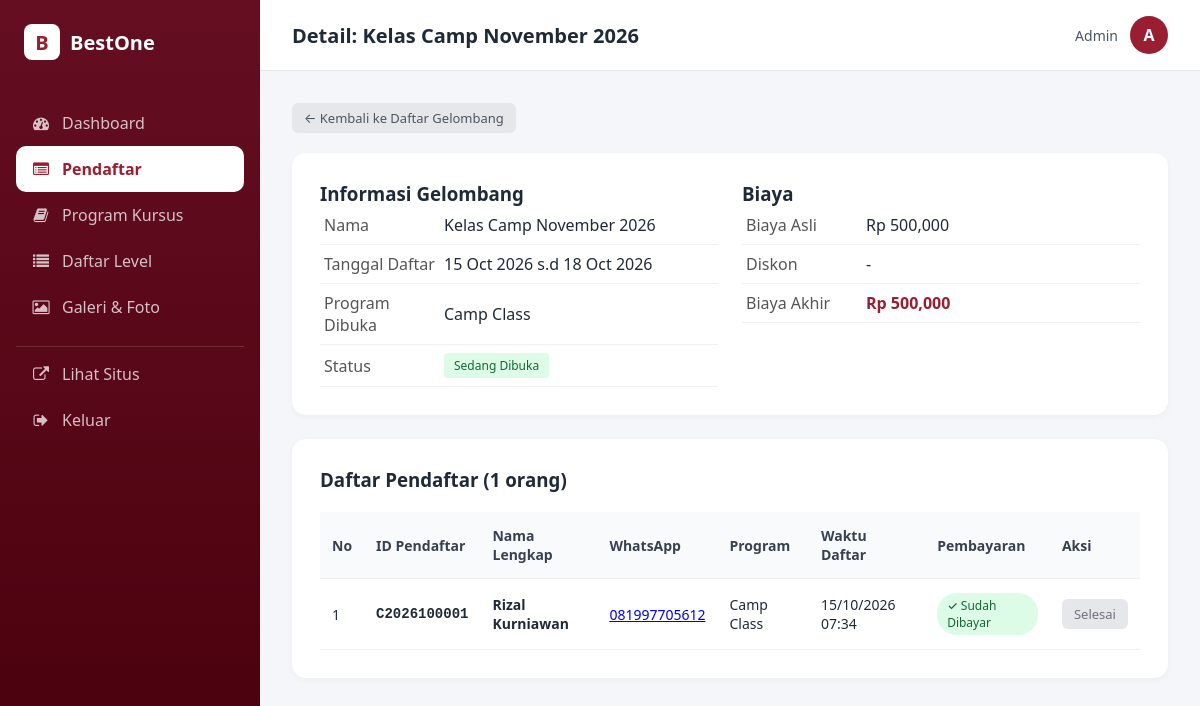
/admin/pendaftar/detail/2 (signed in), run on the app's committed database.
### models/database.py (models this page shows, shortened)
class Periode(db.Model):
    __tablename__ = 'periode'
    id = db.Column(db.Integer, primary_key=True)
    nama = db.Column(db.String(100), nullable=False)
    mulai = db.Column(db.DateTime)
    selesai = db.Column(db.DateTime)
    kelas_mulai = db.Column(db.DateTime)
    program_dibuka = db.Column(db.String(255))
    level_dibuka = db.Column(db.Text, nullable=True)
    biaya = db.Column(db.Integer)
    diskon = db.Column(db.Integer)
    link_grup_wa = db.Column(db.String(255))
    dibuat_pada = db.Column(db.DateTime, default=db.func.now())
    pendaftar = db.relationship('Pendaftar', backref='periode', lazy=True, cascade='all, delete-orphan')
    @property
    def biaya_akhir(self):
        if not self.biaya:
            return 0
        if not self.diskon:
            return self.biaya
        return int(self.biaya * (100 - self.diskon) / 100)
    @property
    def sedang_aktif(self):
        from datetime import datetime
        sekarang = datetime.now()
        if self.mulai and self.selesai:
            return self.mulai <= sekarang <= self.selesai
        if self.mulai:
            return sekarang >= self.mulai
        if self.selesai:
            return sekarang <= self.selesai
        return False

class Pendaftar(db.Model):
    __tablename__ = 'pendaftar'
    id = db.Column(db.Integer, primary_key=True)
    periode_id = db.Column(db.Integer, db.ForeignKey('periode.id'), nullable=False)
    nama = db.Column(db.String(100), nullable=False)
    whatsapp = db.Column(db.String(20))
    program = db.Column(db.String(100))
    level = db.Column(db.String(20), nullable=True)
    email = db.Column(db.String(100), nullable=True)
    alamat = db.Column(db.Text, nullable=True)
    jenis_kelamin = db.Column(db.String(10))
    tempat_lahir = db.Column(db.String(100))
    tanggal_lahir = db.Column(db.Date)
    nomor_identitas = db.Column(db.String(50))
    telepon = db.Column(db.String(20))
    provinsi = db.Column(db.String(100))
    kabupaten = db.Column(db.String(100))
    kecamatan = db.Column(db.String(100))
    kelurahan = db.Column(db.String(100))
    pendidikan = db.Column(db.String(50))
    tujuan_belajar = db.Column(db.String(50))
    sumber_info = db.Column(db.String(50))
    catatan = db.Column(db.Text, nullable=True)
    waktu_daftar = db.Column(db.DateTime, default=db.func.now())
    status = db.Column(db.String(20), default='Baru')
    id_pendaftar = db.Column(db.String(20), unique=True)
    sudah_bayar = db.Column(db.Boolean, default=False)

### routes/admin/pendaftar.py (the view)
@pendaftar_bp.route('/pendaftar/detail/<int:periode_id>')
def detail(periode_id):
    cek = cek_login()
    if cek: return cek
    periode = Periode.query.get_or_404(periode_id)
    daftar_pendaftar = Pendaftar.query.filter_by(periode_id=periode.id).order_by(Pendaftar.waktu_daftar.desc()).all()
    return render_template('admin/detail_pendaftar.html',
        halaman='pendaftar',
        periode=periode,
        daftar_pendaftar=daftar_pendaftar
    )

### app.py (called while the page is built)
@app.before_request
def force_https():
    if request.headers.get("X-Forwarded-Proto") == "https":
        request.environ["wsgi.url_scheme"] = "https"

### routes/admin/pendaftar.py (called while the page is built)
def cek_login():
    if not session.get('admin_logged_in'):
        return redirect(url_for('login.login'))

### templates/admin/detail_pendaftar.html (shortened to what this page needs)
{% extends "admin/base_admin.html" %}
{% block judul_halaman %}Detail: {{ periode.nama }}{% endblock %}
{% block isi %}
<div class="bar-atas">
  <a href="{{ url_for('admin_pendaftar.pendaftar') }}" class="btn-sm btn-abu">← Kembali ke Daftar Gelombang</a>
</div>
<div class="kartu-biasa mb-6">
  <div class="grid md:grid-cols-2 gap-6">
    <div>
      <h3 class="text-lg font-semibold mb-3">Informasi Gelombang</h3>
      <table class="tabel-info">
        <tr><th>Nama</th><td>{{ periode.nama }}</td></tr>
        <tr><th>Tanggal Daftar</th><td>
          {% if periode.mulai and periode.selesai %}
            {{ periode.mulai.strftime('%d %b %Y') }} s.d {{ periode.selesai.strftime('%d %b %Y') }}
          {% else %}-{% endif %}
        </td></tr>
        <tr><th>Program Dibuka</th><td>{{ periode.program_dibuka }}</td></tr>
        <tr><th>Status</th><td>
          {% if periode.sedang_aktif %}
            <span class="label-status aktif">Sedang Dibuka</span>
          {% else %}
            <span class="label-status tutup">Tertutup / Belum Mulai</span>
          {% endif %}
        </td></tr>
      </table>
    </div>
    <div>
      <h3 class="text-lg font-semibold mb-3">Biaya</h3>
      <table class="tabel-info">
        <tr><th>Biaya Asli</th><td>Rp {{ "{:,}".format(periode.biaya or 0) }}</td></tr>
        <tr><th>Diskon</th><td>{% if periode.diskon %}{{ periode.diskon }}%{% else %}-{% endif %}</td></tr>
        <tr class="baris-total"><th>Biaya Akhir</th><td><strong>Rp {{ "{:,}".format(periode.biaya_akhir) }}</strong></td></tr>
      </table>
    </div>
  </div>
</div>
<div class="kartu-biasa">
  <div class="baris-atas mb-4">
    <h3 class="text-lg font-semibold">Daftar Pendaftar ({{ daftar_pendaftar|length }} orang)</h3>
  </div>
  <div class="tabel-wrapper">
    <table class="tabel-data">
      <thead>
        <tr>
          <th>No</th>
          <th>ID Pendaftar</th>
          <th>Nama Lengkap</th>
          <th>WhatsApp</th>
          <th>Program</th>
          <th>Waktu Daftar</th>
          <th>Pembayaran</th>
          <th>Aksi</th>
        </tr>
      </thead>
      <tbody>
        {% if daftar_pendaftar %}
        {% for p in daftar_pendaftar %}
        <tr>
          <td>{{ loop.index }}</td>
          <td class="id-pendaftar">
            {% if p.sudah_bayar %}
              <strong>{{ p.id_pendaftar }}</strong>
            {% else %}
              <span class="belum-bayar">Belum Bayar</span>
            {% endif %}
          </td>
          <td><strong>{{ p.nama }}</strong></td>
          <td><a href="https://wa.me/{{ p.whatsapp | replace('-','') | replace(' ','') }}" target="_blank">{{ p.whatsapp }}</a></td>
          <td>{{ p.program }}</td>
          <td>{{ p.waktu_daftar.strftime('%d/%m/%Y %H:%M') if p.waktu_daftar else '-' }}</td>
          <td>
            {% if p.sudah_bayar %}
              <span class="label-status sudah-bayar">✓ Sudah Dibayar</span>
            {% else %}
              <span class="label-status belum-bayar">Belum Dibayar</span>
            {% endif %}
          </td>
          <td>
            {% if not p.sudah_bayar %}
            <form method="POST" action="{{ url_for('admin_pendaftar.konfirmasi_bayar', pendaftar_id=p.id) }}" onsubmit="return confirm('Konfirmasi sudah dibayar? ID akan dibuat otomatis!')">
              <button type="submit" class="btn-sm btn-hijau">Konfirmasi Bayar</button>
            </form>
            {% else %}
            <span class="btn-sm btn-abu-sudah">Selesai</span>
            {% endif %}
          </td>
        </tr>
        {% endfor %}
        {% else %}
        <tr>
          <td colspan="8" class="kosong">Belum ada pendaftar di periode ini</td>
        </tr>
        {% endif %}
      </tbody>
    </table>
  </div>
</div>
{% endblock %}

### static/css/admin/base.css (style rules this page uses)
* { margin: 0; padding: 0; box-sizing: border-box; }
body { font-family: system-ui, -apple-system, sans-serif; background: #f4f6f9; color: #1f2937; min-height: 100vh; }
.kartu-biasa { background: white; padding: 28px; border-radius: 14px; box-shadow: 0 2px 6px rgba(0,0,0,0.04); margin-bottom: 24px; }
.baris-atas { display: flex; justify-content: space-between; align-items: center; margin-bottom: 20px; }
.tabel-wrapper { overflow-x: auto; margin-top: 16px; }
.tabel-data { width: 100%; border-collapse: collapse; }
.tabel-data th, .tabel-data td { padding: 14px 12px; text-align: left; border-bottom: 1px solid #f0f0f0; font-size: 14px; }
.tabel-data th { background: #f9fafb; font-weight: 600; color: #374151; }
.label-status { display: inline-block; padding: 4px 10px; border-radius: 20px; font-size: 12px; font-weight: 500; }

### templates/admin/detail_pendaftar.html (style rules this page uses)
.bar-atas { display: flex; justify-content: space-between; align-items: center; gap: 16px; margin-bottom: 20px; flex-wrap: wrap; }
.mb-6 { margin-bottom: 24px; }
.grid { display: grid; }
.md\:grid-cols-2 { grid-template-columns: repeat(2, minmax(0, 1fr)); }
.gap-6 { gap: 24px; }
.tabel-info { width: 100%; border-collapse: collapse; }
.tabel-info th, .tabel-info td { padding: 8px 4px; text-align: left; border-bottom: 1px solid #f0f0f0; }
.tabel-info th { font-weight: 500; color: #555; width: 120px; }
.baris-total { font-weight: bold; color: #991e32; }
.id-pendaftar { font-family: monospace; font-weight: bold; }
.label-status.sudah-bayar { background: #dcfce7; color: #166534; }
.btn-sm { padding: 6px 12px; border-radius: 6px; border: none; cursor: pointer; font-size: 13px; text-decoration: none; display: inline-block; }
.btn-abu { background: #e5e7eb; color: #4b5563; }
.btn-abu-sudah { background: #e5e7eb; color: #6b7280; }
.label-status.aktif { background: #dcfce7; color: #166534; border-radius: 4px; }

### data on the page
Periode: nama "Kelas Camp November 2026", mulai "15 Oct 2026", selesai "18 Oct 2026", program_dibuka "Camp Class", biaya "500,000", biaya_akhir "500,000"
Pendaftar: id_pendaftar "C2026100001", nama "Rizal Kurniawan", whatsapp "081997705612", program "Camp Class", waktu_daftar "15/10/2026 07:34", sudah_bayar "✓ Sudah Dibayar"

### other printed values
{{ daftar_pendaftar|length }} "1"
